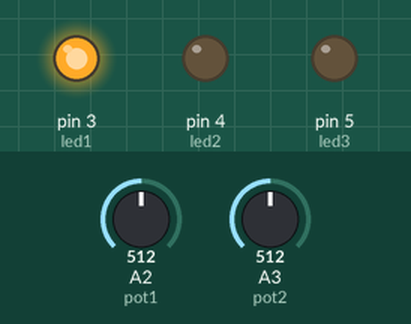
Recording of a sketch running on a simulated Arduino Uno, built with avr-gcc and run on an emulated ATmega328P. On the bench: output pins drawn as LEDs (lit = HIGH). The inputs (shaded band) are chosen by the test bench; at power-on: A2 (pot1) = 512, A3 (pot2) = 512. What the sketch prints to the serial monitor is not drawn.

Above: at 1.2 s.
1.3 s: A2 (pot1) set to 672
2.8 s: A2 (pot1) set to 689
At 3.7 s:
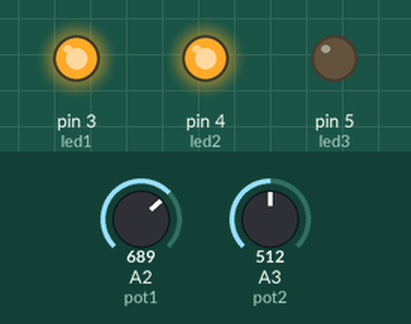
4.3 s: A3 (pot2) set to 6
5.8 s: A3 (pot2) set to 3
At 7.0 s:
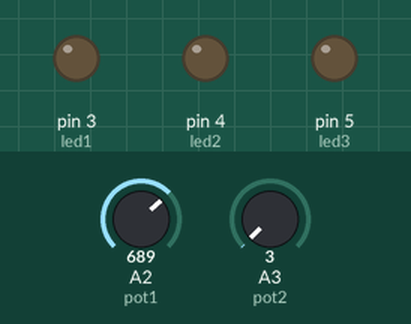
7.3 s: A3 (pot2) set to 122
At 8.4 s:
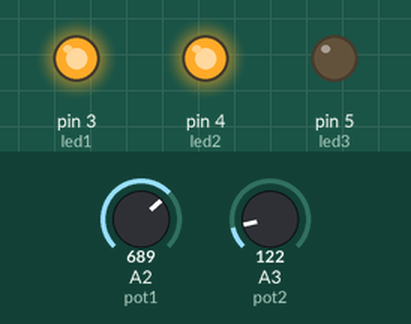
8.8 s: A2 (pot1) set to 1004
10.3 s: A2 (pot1) set to 1023
At 10.6 s:
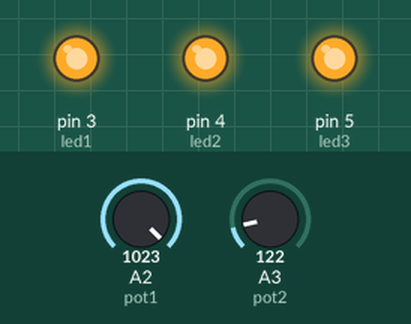
Timing chart, 0 to 12.8 s (numbered marks = the images above; inputs shaded):
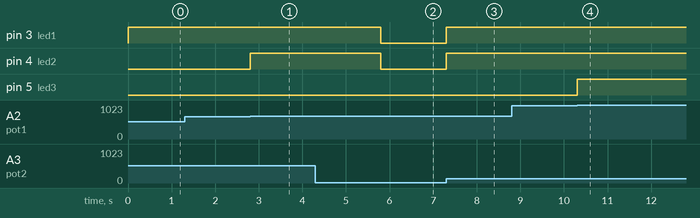

Measured:
- the behaviour switches between 681 and 682 on A2 (pot1) (found by bisection; images 0 and 1)
- the behaviour switches between 5 and 4 on A3 (pot2) (found by bisection; images 1 and 2)
- the behaviour switches between 1022 and 1023 on A2 (pot1) (found by bisection; images 3 and 4)
- after the input at 1.3 s, every drawn part: stays the same
- after the input at 2.8 s, pin 4 (led2): LOW → HIGH at once
- after the input at 4.3 s, every drawn part: stays the same
- after the input at 5.8 s, pin 3 (led1), pin 4 (led2): HIGH → LOW at once
- after the input at 7.3 s, pin 3 (led1), pin 4 (led2): LOW → HIGH at once
- after the input at 8.8 s, every drawn part: stays the same
- after the input at 10.3 s, pin 5 (led3): LOW → HIGH at once

The sketch:

1.7-Control_y_Regulador_de_Luz.ino
```cpp
#define led1 3
#define led2 4
#define led3 5
int pot1 = A2;
int pot2 = A3;

#define numberOfLeds 3
byte leds[numberOfLeds] = {led1, led2, led3};

void setup() {

  Serial.begin(9600);
  Serial.println("Setup");

  pinMode(led1, OUTPUT);
  pinMode(led2, OUTPUT);
  pinMode(led3, OUTPUT);

}

void loop() {

  int numberOfLedsToSwitchOn = map(analogRead(pot1), 0, 1023, 0, 3);
  int intensity = map(analogRead(pot2), 0, 1023, 0, 255);

  for (int i = 0; i < numberOfLeds; i++){

    if (i < numberOfLedsToSwitchOn){
      digitalWrite(leds[i], intensity);
    }
    else{
      digitalWrite(leds[i], LOW);
    }

  }

}
```
